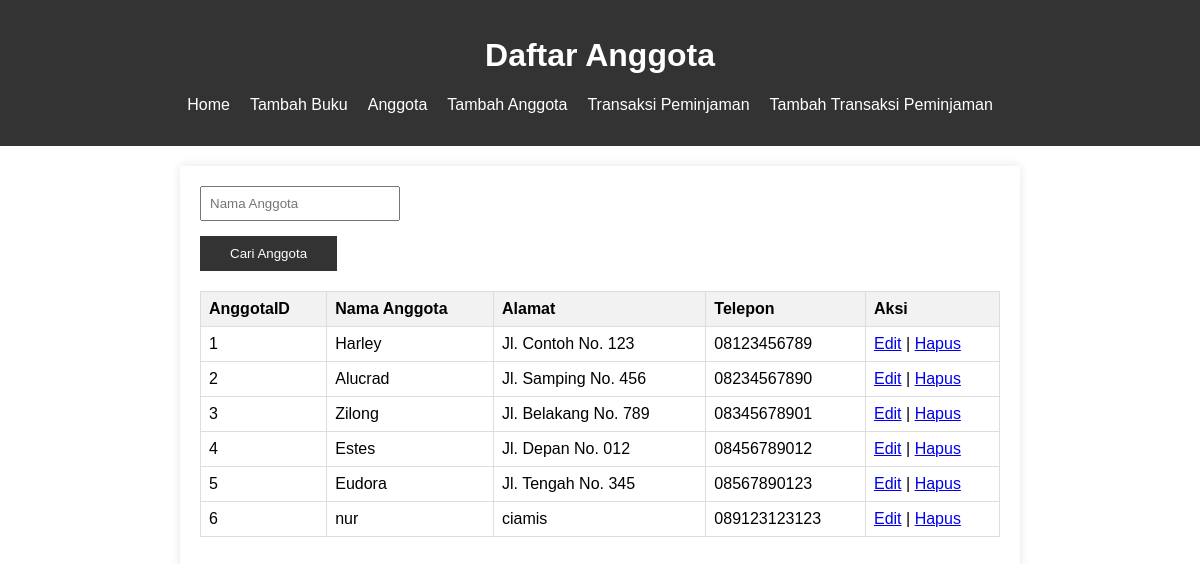
/anggota.php, run on the app's committed database.
### tables this page shows
CREATE TABLE `peminjam` (
  `PeminjamID` int(11) NOT NULL,
  `NamaPeminjam` varchar(255) NOT NULL,
  `Alamat` varchar(255) DEFAULT NULL,
  `NoTelepon` varchar(15) DEFAULT NULL
);

### anggota.php (the view, shortened to what this page needs)
<!DOCTYPE html>
<html lang="en">
<head>
    <link rel="stylesheet" href="style.css">
</head>
<body>
    <header>
        <h1>Daftar Anggota</h1>
        <nav>
            <ul>
                <li><a href="index.php">Home</a></li>
                <li><a href="tambah.php">Tambah Buku</a></li>
                <li><a href="anggota.php"> Anggota</a></li>
                <li><a href="tambah_anggota.php">Tambah Anggota</a></li>
                <li><a href="transaksi.php">Transaksi Peminjaman</a></li>
                <li><a href="tambah_transaksi.php">Tambah Transaksi Peminjaman</a></li>
            </ul>
        </nav>
    </header>
    <section>
        <form action="anggota.php" method="GET" class="search-form">
            <div class="search-container">
                <input type="text" id="search" name="search" placeholder="Nama Anggota" value="<?php echo isset($_GET['search']) ? $_GET['search'] : ''; ?>">
            </div>
            <button type="submit">Cari Anggota</button>
        </form>
        <table class="responsive-table">
            <tr>
                <th>AnggotaID</th>
                <th>Nama Anggota</th>
                <th>Alamat</th>
                <th>Telepon</th>
                <th>Aksi</th>
            </tr>
            <?php
            include('koneksi.php');
            $search = isset($_GET['search']) ? $_GET['search'] : '';
            $query = "SELECT * FROM Peminjam WHERE NamaPeminjam LIKE '%$search%'";
            $result = mysqli_query($koneksi, $query);
            while ($row = mysqli_fetch_assoc($result)) {
                echo "<tr>";
                echo "<td>" . $row['PeminjamID'] . "</td>";
                echo "<td>" . $row['NamaPeminjam'] . "</td>";
                echo "<td>" . $row['Alamat'] . "</td>";
                echo "<td>" . $row['NoTelepon'] . "</td>";
                echo "<td>";
                echo "<a href='edit_anggota.php?id=" . $row['PeminjamID'] . "'>Edit</a>
| ";
                echo "<a href='#' onclick='hapusAnggota(" . $row['PeminjamID'] . ")'>Hapus</a>";
                echo "</td>";
                echo "</tr>";
            }
            ?>
        </table>
    </section>
</body>
</html>

### style.css (style rules this page uses)
body { font-family: Arial, sans-serif; margin: 0; padding: 0; }
header { background-color: #333; color: #fff; text-align: center; padding: 1em 0; }
nav ul { list-style-type: none; padding: 0; display: flex; justify-content: center; }
nav li { margin-right: 20px; }
nav a { text-decoration: none; color: #fff; }
section { max-width: 800px; margin: 20px auto; padding: 20px; box-shadow: 0 0 10px rgba(0, 0, 0, 0.1); }
.search-form { margin-bottom: 20px; }
table { width: 100%; border-collapse: collapse; margin-bottom: 20px; }
th, td { border: 1px solid #ddd; padding: 8px; text-align: left; }
th { background-color: #f2f2f2; }
.responsive-table { overflow-x: auto; }
input { width: 100%; padding: 8px; box-sizing: border-box; }
button { background-color: #333; color: #fff; padding: 10px 30px; border: none; cursor: pointer; }
.search-container { display: flex; margin-bottom: 15px; }
input, select { width: 200px; padding: 8px; box-sizing: border-box; }

### data on the page
peminjam: PeminjamID "1", NamaPeminjam "Harley", Alamat "Jl. Contoh No. 123", NoTelepon "08123456789"
peminjam: PeminjamID "2", NamaPeminjam "Alucrad", Alamat "Jl. Samping No. 456", NoTelepon "08234567890"
peminjam: PeminjamID "3", NamaPeminjam "Zilong", Alamat "Jl. Belakang No. 789", NoTelepon "08345678901"
peminjam: PeminjamID "4", NamaPeminjam "Estes", Alamat "Jl. Depan No. 012", NoTelepon "08456789012"
peminjam: PeminjamID "5", NamaPeminjam "Eudora", Alamat "Jl. Tengah No. 345", NoTelepon "08567890123"
peminjam: PeminjamID "6", NamaPeminjam "nur", Alamat "ciamis", NoTelepon "089123123123"
